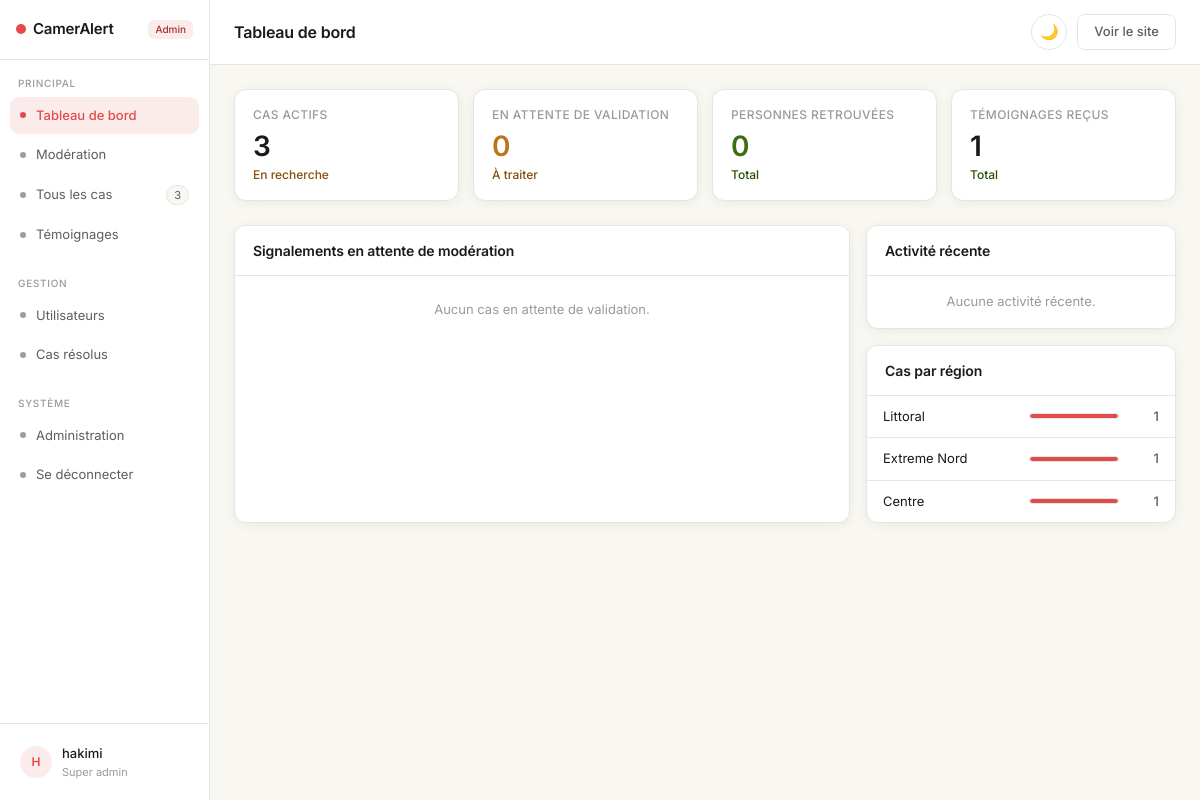
The page /dashboard/ (signed in) on the database its author committed.
### disparitions/models.py (models this page shows, shortened)
class PersonneDisparue(models.Model):
    STATUT_CHOICES = [
        ('en_attente', 'En attente de validation'),
        ('en_recherche', 'En recherche'),
        ('retrouvee', 'Retrouvée'),
        ('rejete', 'Rejeté'),
    ]
    SEXE_CHOICES = [
        ('fille_femme', 'Fille / Femme'),
        ('garcon_homme', 'Garçon / Homme'),
    ]
    CATEGORIE_CHOICES = [
        ('enfant', 'Enfant'),
        ('femme', 'Femme'),
        ('homme', 'Homme'),
        ('personne_agee', 'Personne âgée'),
    ]
    REGION_CHOICES = [
        ('Adamaoua', 'Adamaoua'),
        ('Centre', 'Centre'),
        ('Est', 'Est'),
        ('Extreme Nord', 'Extrême-Nord'),
        ('Littoral', 'Littoral'),
        ('Nord', 'Nord'),
        ('Nord Ouest', 'Nord-Ouest'),
        ('Ouest', 'Ouest'),
        ('Sud', 'Sud'),
        ('Sud Ouest', 'Sud-Ouest'),
    ]
    reference = models.CharField(max_length=20, unique=True, blank=True)
    nom = models.CharField(max_length=100)
    prenom = models.CharField(max_length=100)
    age = models.PositiveIntegerField()
    sexe = models.CharField(max_length=20, choices=SEXE_CHOICES)
    categorie = models.CharField(max_length=20, choices=CATEGORIE_CHOICES)
    taille = models.CharField(max_length=20, blank=True)
    teint = models.CharField(max_length=50, blank=True)
    signes_particuliers = models.TextField(blank=True)
    date_disparition = models.DateField()
    heure_disparition = models.TimeField(null=True, blank=True)
    region = models.CharField(max_length=100, choices=REGION_CHOICES)
    ville = models.CharField(max_length=100)
    vetements = models.CharField(max_length=255, blank=True)
    description = models.TextField()
    photo = models.ImageField(
        upload_to='disparitions/',
        null=True,
        blank=True
    )
    statut = models.CharField(
        max_length=20,
        choices=STATUT_CHOICES,
        default='en_attente'
    )
    declarant = models.ForeignKey(
        User,
        on_delete=models.SET_NULL,
        null=True,
        related_name='signalements'
    )
    date_creation = models.DateTimeField(auto_now_add=True)
    date_modification = models.DateTimeField(auto_now=True)
    class Meta:
        verbose_name = "Personne disparue"
        verbose_name_plural = "Personnes disparues"
        ordering = ['-date_creation']

### dashboard/views.py (the view)
# urls.py: path('', views.tableau_de_bord, name='dashboard'),
@staff_member_required
def tableau_de_bord(request):
    total_actifs = PersonneDisparue.objects.filter(
        statut='en_recherche'
    ).count()
    en_attente = PersonneDisparue.objects.filter(
        statut='en_attente'
    ).count()
    total_retrouves = PersonneDisparue.objects.filter(
        statut='retrouvee'
    ).count()
    total_temoignages = Temoignage.objects.count()
    cas_en_attente = PersonneDisparue.objects.filter(
        statut='en_attente'
    ).order_by('-date_creation')
    hier = timezone.now() - timedelta(hours=24)
    temoignages_recents = Temoignage.objects.filter(
        date_soumission__gte=hier
    ).order_by('-date_soumission')[:5]
    cas_recents_valides = PersonneDisparue.objects.filter(
        date_creation__gte=hier
    ).order_by('-date_creation')[:5]
    cas_retrouves_recents = PersonneDisparue.objects.filter(
        statut='retrouvee',
        date_modification__gte=hier
    ).order_by('-date_modification')[:3]
    from django.db.models import Count
    regions = PersonneDisparue.objects.filter(
        statut='en_recherche'
    ).values('region').annotate(
        total=Count('id')
    ).order_by('-total')[:6]
    max_region = regions[0]['total'] if regions else 1
    return render(request, 'dashboard/tableau_de_bord.html', {
        'total_actifs': total_actifs,
        'en_attente': en_attente,
        'total_retrouves': total_retrouves,
        'total_temoignages': total_temoignages,
        'cas_en_attente': cas_en_attente,
        'temoignages_recents': temoignages_recents,
        'cas_recents_valides': cas_recents_valides,
        'cas_retrouves_recents': cas_retrouves_recents,
        'regions': regions,
        'max_region': max_region,
    })

### templates/dashboard/tableau_de_bord.html (shortened to what this page needs)
{% load static %}
<!DOCTYPE html>
<html lang="fr">
<head>
    <link href="https://cdn.jsdelivr.net/npm/bootstrap@5.3.0/dist/css/bootstrap.min.css" rel="stylesheet">
    <link href="https://cdn.jsdelivr.net/npm/bootstrap@5.3.0/dist/css/bootstrap.min.css" rel="stylesheet">
    <link rel="stylesheet" href="{% static 'css/dashboard.css' %}?v={% now 'U' %}"></head>
<body>
<div class="layout">
    <div class="sidebar">
        <div class="sidebar-logo">
            <span class="logo-dot"></span>
            <span class="logo-text">CamerAlert</span>
            <span class="logo-badge">Admin</span>
        </div>
        <div class="nav-section">
            <div class="nav-label">Principal</div>
            <a href="{% url 'dashboard' %}" class="nav-item active">
                <span class="nav-dot"></span>Tableau de bord
            </a>
            <a href="{% url 'dashboard' %}?filtre=en_attente" class="nav-item">
                <span class="nav-dot"></span>Modération
            </a>
            <a href="{% url 'liste_cas' %}" class="nav-item">
                <span class="nav-dot"></span>Tous les cas
                <span class="nav-count-gray">{{ total_actifs }}</span>
            </a>
            <a href="{% url 'admin:temoignages_temoignage_changelist' %}" class="nav-item">
                <span class="nav-dot"></span>Témoignages
            </a>
        </div>
        <div class="nav-section">
            <div class="nav-label">Gestion</div>
            <a href="{% url 'admin:auth_user_changelist' %}" class="nav-item">
                <span class="nav-dot"></span>Utilisateurs
            </a>
            <a href="{% url 'admin:disparitions_personnedisparue_changelist' %}" class="nav-item">
                <span class="nav-dot"></span>Cas résolus
            </a>
        </div>
        <div class="nav-section">
            <div class="nav-label">Système</div>
            <a href="{% url 'admin:index' %}" class="nav-item">
                <span class="nav-dot"></span>Administration
            </a>
            <a href="{% url 'deconnexion' %}" class="nav-item">
                <span class="nav-dot"></span>Se déconnecter
            </a>
        </div>
        <div class="sidebar-bottom">
            <div class="admin-info">
                <div class="admin-avatar">
                    {{ request.user.username|first|upper }}
                </div>
                <div>
                    <div class="admin-name">{{ request.user.username }}</div>
                    <div class="admin-role">Super admin</div>
                </div>
            </div>
        </div>
    </div>
    <div class="main">
        <div class="topbar">
            <div class="topbar-title">Tableau de bord</div>
            <div class="topbar-right">
    <button class="btn-theme-db" id="btn-theme-db" title="Changer le thème">
        🌙
    </button>
    <a href="{% url 'accueil' %}" class="btn-export">
        Voir le site
    </a>
</div>
        </div>
        <div class="content">
            <div class="stats-grid">
                <div class="stat-card">
                    <div class="stat-label">Cas actifs</div>
                    <div class="stat-num">{{ total_actifs }}</div>
                    <div class="stat-trend trend-warn">En recherche</div>
                </div>
                <div class="stat-card">
                    <div class="stat-label">En attente de validation</div>
                    <div class="stat-num warn">{{ en_attente }}</div>
                    <div class="stat-trend trend-warn">À traiter</div>
                </div>
                <div class="stat-card">
                    <div class="stat-label">Personnes retrouvées</div>
                    <div class="stat-num success">{{ total_retrouves }}</div>
                    <div class="stat-trend trend-up">Total</div>
                </div>
                <div class="stat-card">
                    <div class="stat-label">Témoignages reçus</div>
                    <div class="stat-num">{{ total_temoignages }}</div>
                    <div class="stat-trend trend-up">Total</div>
                </div>
            </div>
            <div class="main-grid">
                <div class="moderation-card">
                    <div class="card-header">
                        <div class="card-title">
                            Signalements en attente de modération
                        </div>
                    </div>
                    {% for cas in cas_en_attente %}
                    <div class="case-row">
                        <div class="case-avatar">
                            {{ cas.prenom|first }}{{ cas.nom|first }}
                        </div>
                        <div class="case-info">
                            <div class="case-name">
                                {{ cas.prenom }} {{ cas.nom }}
                                <span class="badge badge-new">Nouveau</span>
                            </div>
                            <div class="case-meta">
                                {{ cas.age }} ans ·
                                {{ cas.get_categorie_display }} ·
                                {{ cas.region }} ·
                                Soumis le {{ cas.date_creation|date:"d/m/Y" }}
                            </div>
                            <div class="case-actions">
                                <a href="{% url 'valider_cas' cas.pk %}"
                                   class="btn-approve">
                                    Approuver
                                </a>
                                <a href="{% url 'rejeter_cas' cas.pk %}"
                                   class="btn-reject">
                                    Rejeter
                                </a>
                                <a href="{% url 'detail_cas' cas.pk %}"
                                   class="btn-view">
                                    Voir le détail
                                </a>
                            </div>
                        </div>
                    </div>
                    {% empty %}
                    <div class="p-4 text-center empty-msg">
                        Aucun cas en attente de validation.
                    </div>
                    {% endfor %}
                </div>
                <div class="right-col">
                    <div class="activity-card">
                        <div class="card-header">
                            <div class="card-title">Activité récente</div>
                        </div>
                        {% if not temoignages_recents and not cas_retrouves_recents and not cas_recents_valides %}
                        <div class="p-3 text-center empty-msg">
                            Aucune activité récente.
                        </div>
                        {% endif %}
                    </div>
                    <div class="regions-card">
                        <div class="card-header">
                            <div class="card-title">Cas par région</div>
                        </div>
                        {% for r in regions %}
                        <div class="region-row">
                            <div class="region-name">{{ r.region }}</div>
                            <div class="region-bar-wrap">
                                <div class="region-bar"
                                     style="width:{% widthratio r.total max_region 100 %}%">
                                </div>
                            </div>
                            <div class="region-count">{{ r.total }}</div>
                        </div>
                        {% empty %}
                        <div class="p-3 text-center empty-msg">
                            Aucune donnée.
                        </div>
                        {% endfor %}
                    </div>
                </div>
            </div>
        </div>
    </div>
</div>
</body>
</html>

### rows shown on the page
PersonneDisparue: region "Littoral", total "1"
PersonneDisparue: region "Extreme Nord", total "1"
PersonneDisparue: region "Centre", total "1"

### other values the page prints
{{ total_actifs }} "3"
{{ request.user.username|first|upper }} "H"
{{ request.user.username }} "hakimi"
{{ en_attente }} "0"
{{ total_retrouves }} "0"
{{ total_temoignages }} "1"
